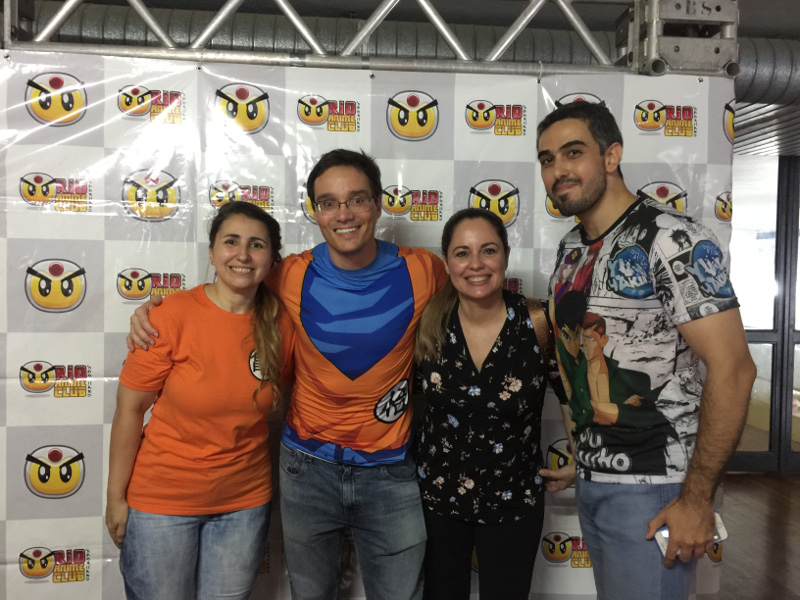
#> input picture labs/lab7/lab7_arquivos/test.jpg, 800 x 600 px
$ python lab7b_3_eyes.py
#> lines starting #> are read from the running program, lines starting #| are printed output that depends on the picture; after the words box and inside, x2 and y2 are one past the last pixel; in counts of white or black regions, pixels touching at a corner belong together
import cv2
import numpy as np
import common #some useful opencv functions

test_image = cv2.imread('test.jpg')
#> test_image is the input picture: shape (600, 800, 3); mean B, G, R 101.2, 110.2, 123.1
grey = cv2.cvtColor(test_image, cv2.COLOR_BGR2GRAY)
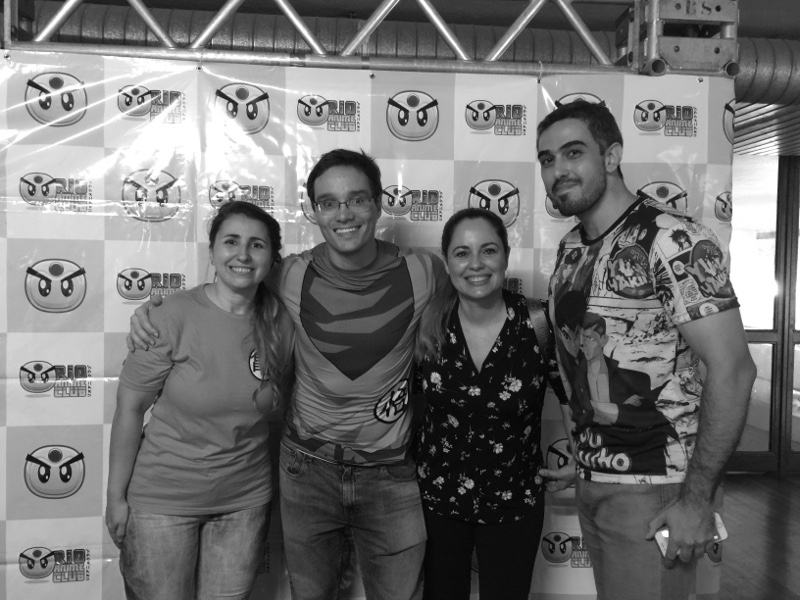
#> grey: shape (600, 800); min 1, max 255, mean 113

# Carrega a cascade treinada e na imagem cinza aplica Detecção de FACES:
face_cascade = cv2.CascadeClassifier('haarcascade_frontalface_default.xml')
faces = face_cascade.detectMultiScale(grey, 1.3, 5)
#> faces = [[207, 215, 71, 71], [440, 225, 70, 70], [525, 122, 84, 84], [302, 169, 82, 82]]

# Carrega a cascade treinada e na imagem cinza aplica Detecção de SORRISOS:
smile_cascade = cv2.CascadeClassifier('haarcascade_smile.xml')
smiles = smile_cascade.detectMultiScale(grey, 1.3, 20)
#> smiles = [[328, 221, 36, 18], [223, 261, 36, 18], [460, 270, 36, 18], [661, 29, 74, 37], [163, 447, 69, 35], [202, 34, 79, 40], [123, 486, 79, 40], [200, 31, 103, 51], [65, 14, 149, 75], [284, 282, 148, 74], [564, 443, 146, 73]]

# Carrega a cascade treinada e na imagem cinza aplica Detecção de OLHOS:
eye_cascade = cv2.CascadeClassifier('haarcascade_eye.xml')
eyes = eye_cascade.detectMultiScale(grey, 1.3, 1)
#> eyes = 14 rows, first 6: [294, 99, 27, 27], [562, 142, 23, 23], [539, 151, 20, 20], [220, 232, 21, 21], [246, 236, 20, 20], [481, 241, 20, 20]

# na imagem de entrada desenha retangulos nos pontos detectados
for (x,y,w,h) in eyes:
     cv2.rectangle(test_image,(x,y),(x+w,y+h),(255,255,255),2)
#> this loop made 14 passes
#> (x, y, w, h) on passes 1 to 12: (294, 99, 27, 27), (562, 142, 23, 23), (539, 151, 20, 20), (220, 232, 21, 21), (246, 236, 20, 20), (481, 241, 20, 20), (451, 244, 20, 20), (552, 448, 23, 23), (344, 185, 30, 30), (243, 230, 26, 26), (207, 78, 53, 53), (110, 58, 81, 81)
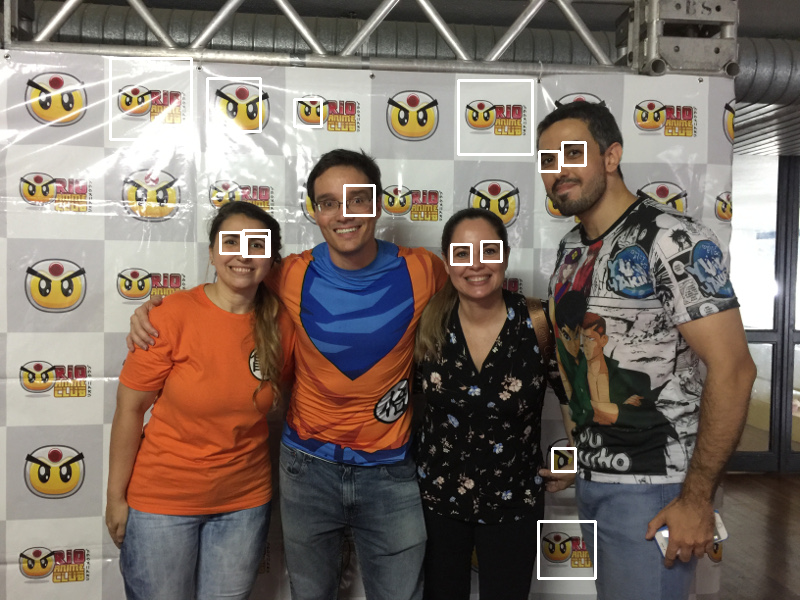
#> test_image: shape (600, 800, 3); 1.16% of pixels changed, all inside (x1, y1, x2, y2) = (109, 57, 597, 580)

# Definir nome da janela para re-dimensionar a janela
height, width, ch = test_image.shape
#> height = 600; width = 800; ch = 3
W2 = int(width/3)
#> W2 = 266
H2 = int(height/3)
#> H2 = 200
cv2.namedWindow("All Eyes", cv2.WINDOW_NORMAL)
cv2.resizeWindow("All Eyes", W2, H2)
cv2.imshow("All Eyes", test_image)

# Restringir Olhos dentro das Faces
test_image = cv2.imread('test.jpg')
for (x,y,w,h) in faces:
  for (x_s,y_s,w_s,h_s) in eyes:
    if( (x <= x_s) and (y <= y_s) and ( x+w >= x_s+w_s) and ( y+h >= y_s+h_s)):
      cv2.rectangle(test_image, (x_s,y_s),(x_s+w_s,y_s+h_s),(255,255,255),2)
#> this loop made 4 passes
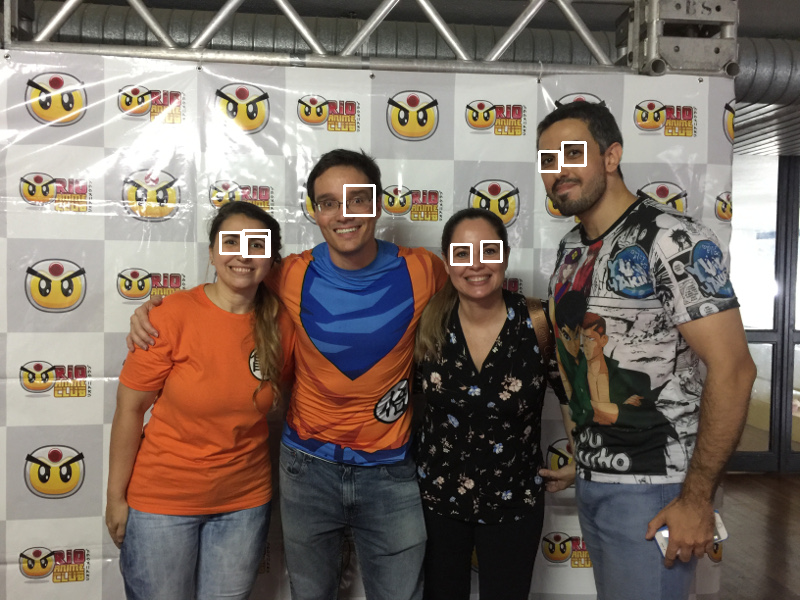
#> test_image: shape (600, 800, 3); 0.42% of pixels changed, all inside (x1, y1, x2, y2) = (219, 141, 587, 266)

cv2.namedWindow("Eyes inside Faces Only", cv2.WINDOW_NORMAL)
cv2.resizeWindow("Eyes inside Faces Only", W2, H2)
cv2.imshow("Eyes inside Faces Only", test_image)

if cv2.waitKey(0) & 0xff == 27:
#> (key Esc is pressed here)
 cv2.destroyAllWindows()
